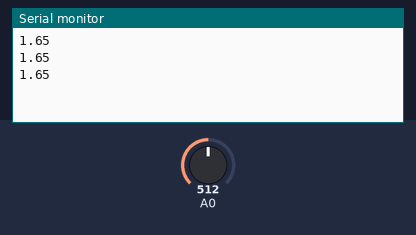
A sketch run on a simulated Arduino Uno, built with avr-gcc and run on an emulated ATmega328P. Shown: the last lines printed to the serial monitor. Inputs (shaded band) come from the test bench; at power-on: A0 = 512.

Above: at 1.8 s.
1.9 s: A0 set to 490
At 2.31 s:
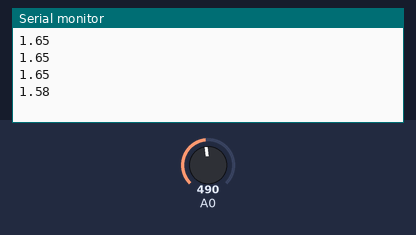
3.4 s: A0 set to 510
At 3.9 s:
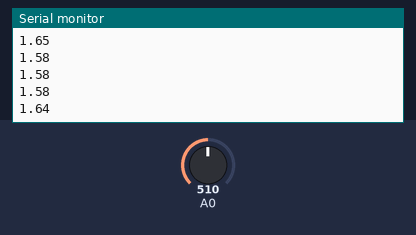
Timing chart, 0 to 6.4 s (numbered marks = the images above; inputs shaded):
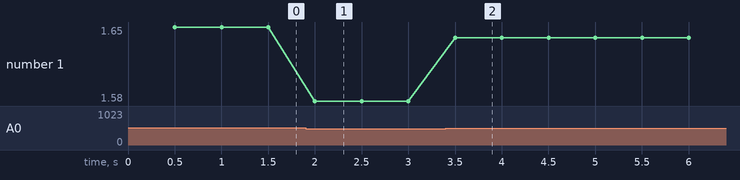

Measured:
- after the input at 1.9 s, the serial monitor: prints a new line after 0.10 s (image 1)
- after the input at 3.4 s, the serial monitor: prints a new line after 0.10 s (image 2)
- plotted number 1: 1.65 → 1.58 after the input at 1.9 s, 1.58 → 1.64 after the input at 3.4 s

The sketch:

lab9-part3-code.ino
```cpp
unsigned long Timer;

void setup()
{
  Timer = millis();     //Initializes Timer to millis()
  Serial.begin(38400);  //Sets baud rate at 38400
  analogReference(EXTERNAL);
}

void loop()
{
  float voltage; //float to hold the voltage

  //if time elapsed is 500 milliseconds
  if (millis() - Timer >= 500)
  {
    voltage = 3.3*analogRead(0) / 1024.0; //sets voltage from the analog input
    Serial.println(voltage);              //sends number from the ADC and the computed voltage over the serial port
    Timer+=500;                           //increments timer by 500
  }
}
```
